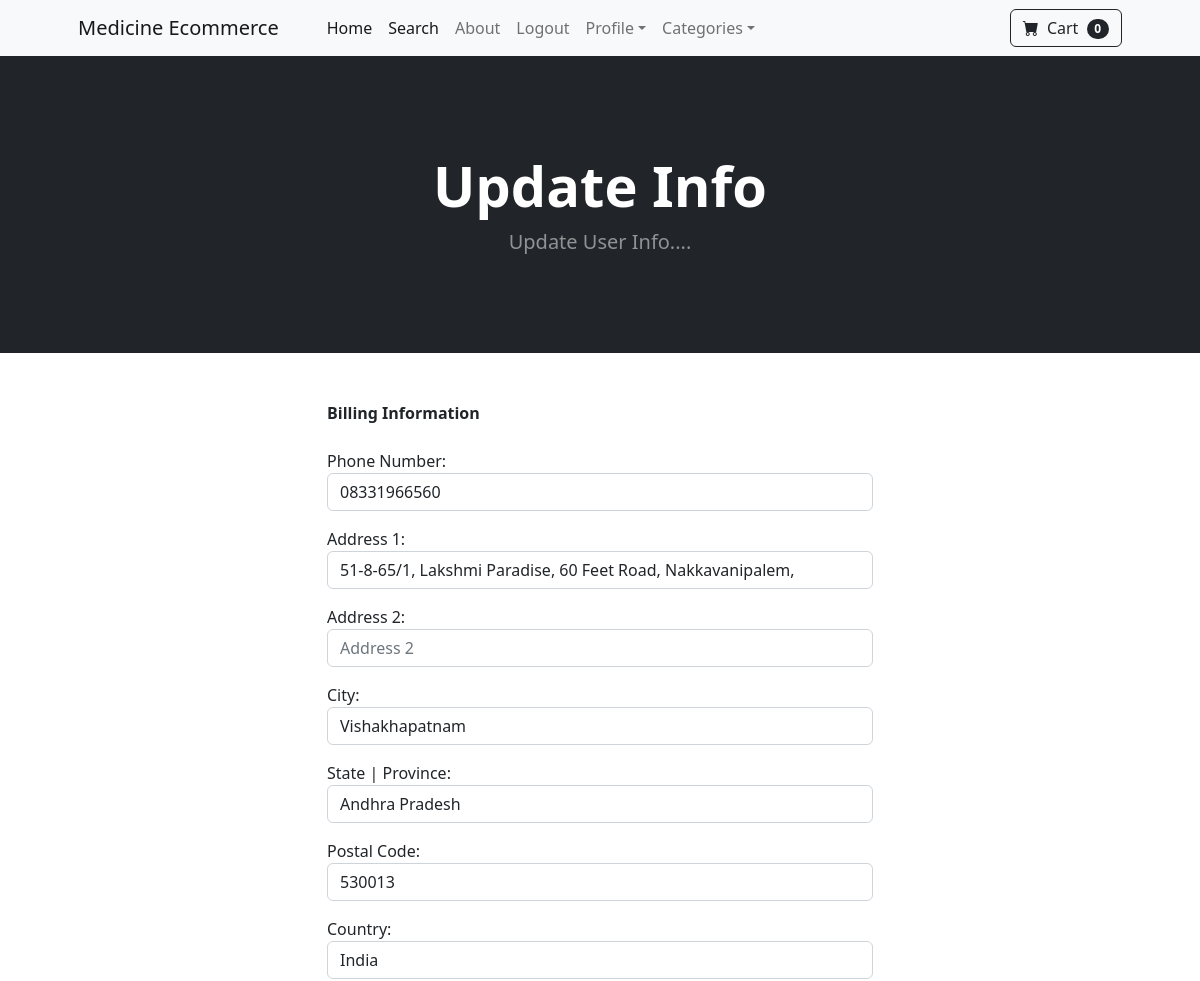
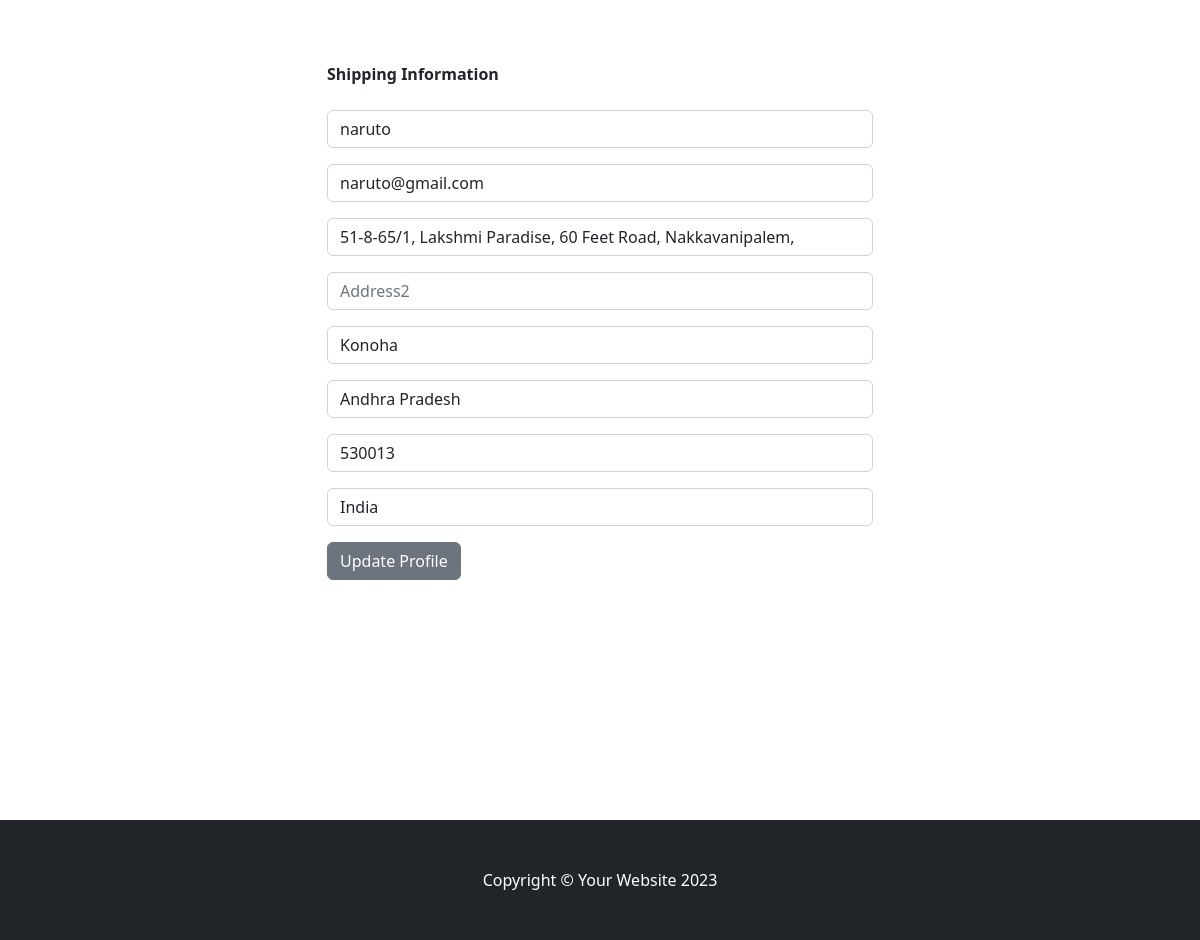
/update_info/ (signed in), run on the app's committed database (2 pictures, top to bottom).
### store/models.py (models this page shows, shortened)
class Profile(models.Model):
    user = models.OneToOneField(User, on_delete=models.CASCADE)
    date_modified = models.DateTimeField(User, auto_now=True)
    phone = models.CharField(max_length=20, blank=True)
    address1 = models.CharField(max_length=200, blank=True)
    address2 = models.CharField(max_length=200, blank=True, null=True)
    city = models.CharField(max_length=50, blank=True)
    state = models.CharField(max_length=50, blank=True)
    zipcode = models.CharField(max_length=50, blank=True)
    country = models.CharField(max_length=50, blank=True)
    old_cart = models.CharField(max_length=50, blank=True, null=True)

### payment/models.py (models this page shows, shortened)
class ShippingAddress(models.Model):
	user = models.ForeignKey(User, on_delete=models.CASCADE, null=True, blank=True)
	shipping_full_name = models.CharField(max_length=255)
	shipping_email = models.CharField(max_length=255)
	shipping_address1 = models.CharField(max_length=255)
	shipping_address2 = models.CharField(max_length=255, null=True, blank=True)
	shipping_city = models.CharField(max_length=255)
	shipping_state = models.CharField(max_length=255, null=True, blank=True)
	shipping_zipcode = models.CharField(max_length=255, null=True, blank=True)
	shipping_country = models.CharField(max_length=255)
	class Meta:
		verbose_name_plural = "Shipping Address"

### store/views.py (the view)
# urls.py: path('update_info/',views.update_info, name='update_info'),
def update_info(request):
    if request.user.is_authenticated:
        current_user, created = Profile.objects.get_or_create(user=request.user)
        shipping_user, created = ShippingAddress.objects.get_or_create(user=request.user)
        form = UserInfoForm(request.POST or None, instance=current_user)
        shipping_form = ShippingForm(request.POST or None, instance=shipping_user)
        if form.is_valid() and shipping_form.is_valid():
            form.save()
            shipping_form.save()
            messages.success(request, "Your Info was updated successfully.")
            return redirect("home")
        return render(
            request,
            "update_info.html",
            {"form": form, "shipping_form": shipping_form},
        )
    else:
        messages.info(request, "You must be authenticated to access this page!")
        return redirect("home")

### cart/cart.py (called while the page is built)
    def __len__(self):
        return len(self.cart)

### cart/context_processors.py (called while the page is built)
def cart(request):
    return {'cart': Cart(request)}

### store/templates/update_info.html (shortened to what this page needs)
{% extends "base.html" %}
{% block content %}
    <header class="bg-dark py-5">
        <div class="container px-4 px-lg-5 my-5">
            <div class="text-center text-white">
                <h1 class="display-4 fw-bolder">Update Info</h1>
                <p class="lead fw-normal text-white-50 mb-0">Update User Info....</p>
            </div>
        </div>
    </header>
    <div class = "container">
        <div class="row">
                <div class="col-md-6 offset-md-3">
                    <br></br>
                    <strong>Billing Information</strong>
                    <br></br>
                    <form method="POST" action="{% url 'update_info' %}">
                        {{form.as_p}}
                        <br></br>
                        <strong>Shipping Information</strong>
                        <br></br>
                        {{shipping_form.as_p}}
                        <button type="submit" class="btn btn-secondary">Update Profile</button>
                      </form>
                    <br></br>
                    <br></br>
                    <br></br>
                    <br></br>
                    <br></br>
                </div>
        </div>
    </div>
{%endblock%}

### data on the page
Profile: phone "08331966560", address1 "51-8-65/1, Lakshmi Paradise, 60 Feet Road, Nakkavanipalem,", city "Vishakhapatnam", state "Andhra Pradesh", zipcode "530013", country "India"
ShippingAddress: shipping_full_name "naruto", shipping_email "naruto@gmail.com", shipping_address1 "51-8-65/1, Lakshmi Paradise, 60 Feet Road, Nakkavanipalem,", shipping_city "Konoha", shipping_state "Andhra Pradesh", shipping_zipcode "530013", shipping_country "India"

### other printed values
{{ cart|length }} "0"
